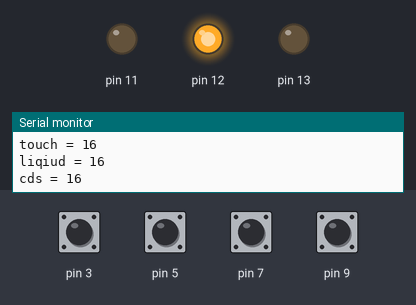
Bench run of a sketch on a simulated Arduino Uno, built with avr-gcc and run on an emulated ATmega328P. On the bench: output pins drawn as LEDs (lit = HIGH), the last lines printed to the serial monitor. Dashed ring = blinking. The inputs (shaded band) are chosen by the test bench; at power-on: pin 3, pin 5, pin 7, pin 9 HIGH.

Above: at 1.2 s.
1.3 s: pin 3 pulled LOW for 0.15 s
At 1.41 s:
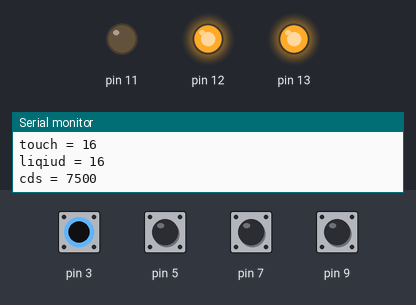
2.9 s: pin 3 pulsed LOW 2 times (0.12 s each, 0.3 s apart)
At 2.98 s:
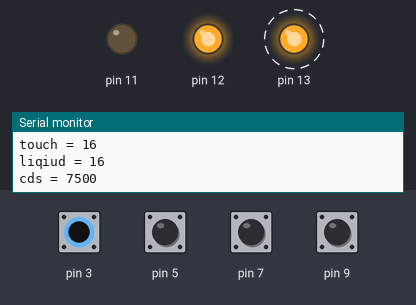
Timing chart, 0 to 5.9 s (numbered marks = the images above; inputs shaded):
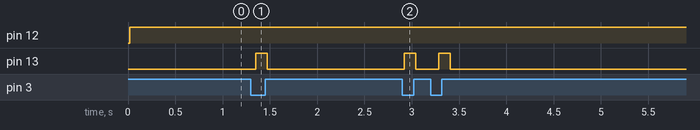

Measured:
- after the input at 1.3 s, pin 13: LOW → HIGH after 0.05 s, → LOW 0.12 s later
- after the input at 2.9 s, pin 13: alternates HIGH for 0.12 s and LOW for 0.24 s, 4 changes in all, then stays LOW, starting at once

The sketch:

4_Capacitive_RGBLED.ino
```cpp
#include <CapacitiveSensor.h>

CapacitiveSensor cs_2_3 = CapacitiveSensor(2, 3);
CapacitiveSensor cs_4_5 = CapacitiveSensor(4, 5);
CapacitiveSensor cs_6_7 = CapacitiveSensor(6, 7);
CapacitiveSensor cs_8_9 = CapacitiveSensor(8, 9);

void setup(){
  pinMode(11, OUTPUT);
  pinMode(12, OUTPUT);
  pinMode(13, OUTPUT);
  Serial.begin(9600);
}
void setColor(int red, int green, int blue)
{
  digitalWrite(13, red);
  digitalWrite(12, green);
  digitalWrite(11, blue);
}


void loop(){
   CSread();
}

void CSread(){

  unsigned long cs1 = cs_2_3.capacitiveSensor(50);
  cs_2_3.set_CS_AutocaL_Millis(50);
  cs_2_3.set_CS_Timeout_Millis(50);

  unsigned long cs2 = cs_4_5.capacitiveSensor(50);
  cs_4_5.set_CS_AutocaL_Millis(50);
  cs_4_5.set_CS_Timeout_Millis(50);

  unsigned long cs3 = cs_6_7.capacitiveSensor(50);
  cs_6_7.set_CS_AutocaL_Millis(50);
  cs_6_7.set_CS_Timeout_Millis(50);

  unsigned long cs4 = cs_8_9.capacitiveSensor(50);
  cs_8_9.set_CS_AutocaL_Millis(50);
  cs_8_9.set_CS_Timeout_Millis(50);

if(cs4 < 15000){
    Serial.print("tilt = ");
    Serial.println(cs4);
    digitalWrite(12, HIGH);
  }
  if(cs4 > 15000){
    Serial.print("tilt = ");
    Serial.println(cs4);
    digitalWrite(12, LOW);
  }

if(cs3 < 15000){
    Serial.print("touch = ");
    Serial.println(cs3);
    digitalWrite(12, HIGH);
  }
  if(cs3 > 15000){
    Serial.print("touch = ");
    Serial.println(cs3);
    digitalWrite(12, LOW);
  }

if(cs2 < 1){
    Serial.print("liqiud = ");
    Serial.println(cs2);
    digitalWrite(11, HIGH);
  }
  if(cs2 > 1){
    Serial.print("liqiud = ");
    Serial.println(cs2);
    digitalWrite(11, LOW);
  }


  if(cs1 > 100){
    Serial.print("cds = ");
    Serial.println(cs1);
    digitalWrite(13, HIGH);
  }
  if(cs1 < 100){
    Serial.print("cds = ");
    Serial.println(cs1);
    digitalWrite(13, LOW);
  }


  delay(100);

}
```
